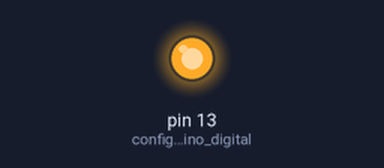
The sketch below on a simulated Arduino Uno, built with avr-gcc and run on an emulated ATmega328P. On the bench: output pins drawn as LEDs (lit = HIGH).

Above: at 2.5 s.
At 5.05 s:
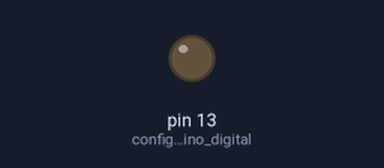
Timing chart, 0 to 6.6 s (numbered marks = the images above):
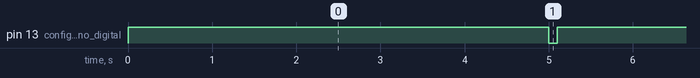

The sketch:

1-led-integrado.ino
```cpp
void setup() {
  pinMode(LED_BUILTIN, OUTPUT); // configura o pino digital 13 como saída
}

void loop() {
  digitalWrite(LED_BUILTIN, HIGH); // ativa o pino digital 13
  delay(5000);
  digitalWrite(LED_BUILTIN, LOW); // desativa o pino digital 13
  delay(100);
}
```

Measured:
- by itself, pin 13 (configura_o_pino_digital): alternates HIGH for 5.0 s and LOW for 0.10 s
